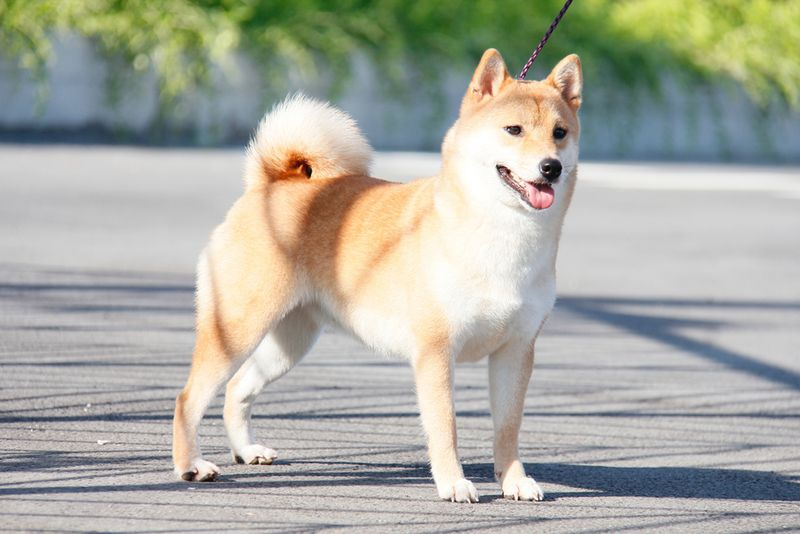
#> input picture KNN_TinhKC/anhCho.jpg, 800 x 534 px
$ python test1.py   (older library calls are emulated)
#> lines starting #> are read from the running program, lines starting #| are printed output that depends on the picture
import numpy as np
import cv2
from matplotlib import pyplot as plt

np.set_printoptions(precision=2, suppress=True)
epsilon = 1e-6

imagePath = 'anhCho.jpg'
image = cv2.imread(imagePath)
#> image is the input picture: shape (534, 800, 3); mean B, G, R 160.8, 171.9, 170.7
image = cv2.resize(image, (128, 128))
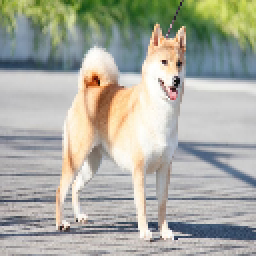
#> image: shape (128, 128, 3) (shown 2 times larger); mean B, G, R 160.7, 171.8, 170.6


np_im2 = image.copy()
gx = cv2.Sobel(np_im2, cv2.CV_32F, 1, 0, ksize=1)
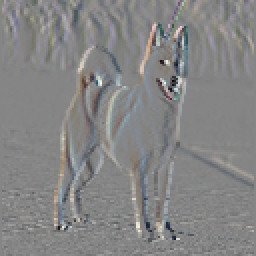
#> gx: shape (128, 128, 3) float32 (shown 2 times larger); mean B, G, R 0.1, 0.3, 0.2; drawn with min black and max white
gy = cv2.Sobel(np_im2, cv2.CV_32F, 0, 1, ksize=1)
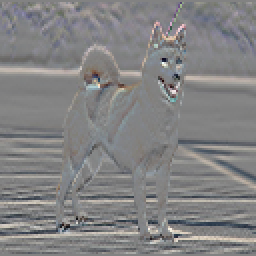
#> gy: shape (128, 128, 3) float32 (shown 2 times larger); mean B, G, R 1.8, 0.5, 1; drawn with min black and max white

mag, angle = cv2.cartToPolar(gx, gy, angleInDegrees=True)
mag = mag.astype(int)
angle = angle.astype(int)
print(mag.shape)
#| (128, 128, 3)
print(angle.shape)
#| (128, 128, 3)

# [5 lines of commented-out code are left out]


maxChan = np.argmax(mag, axis=2)
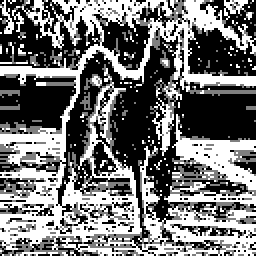
#> maxChan: shape (128, 128) int64 (shown 2 times larger); min 0, max 2, mean 0.906; drawn with min black and max white
maxmag = np.zeros(maxChan.shape)
for r in range(maxChan.shape[0]):
    for c in range(maxChan.shape[1]):
        maxmag[r, c] = mag[r, c, maxChan[r, c]]
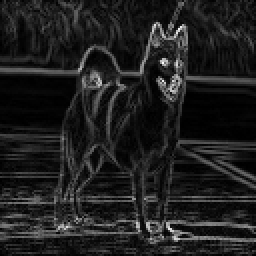
#> maxmag: shape (128, 128) float64 (shown 2 times larger); min 0, max 285, mean 34.9; drawn with min black and max white
print(maxmag.shape)
#| (128, 128)
# plt.figure(figsize=(12, 10))
# plt.imshow(maxmag)
# plt.show()

maxangle = np.zeros(maxChan.shape)
for r in range(maxChan.shape[0]):
    for c in range(maxChan.shape[1]):
        maxangle[r, c] = angle[r, c, maxChan[r, c]]
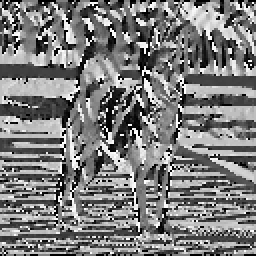
#> maxangle: shape (128, 128) float64 (shown 2 times larger); min 0, max 359, mean 175; drawn with min black and max white
print(maxangle.shape)
#| (128, 128)


def anglemapper(x):
    if x >= 180:
        return x - 180
    else:
        return x


def createHist(AngArray, MagArray, BS=20, BINS=9):
    hist = np.zeros(BINS)
    for r in range(AngArray.shape[0]):
        for c in range(AngArray.shape[1]):
            # print(AngArray[r,c])
            binel, rem = np.divmod(AngArray[r, c], BS)
            weightR = rem * 1.0 / BS
            weightL = 1 - weightR
            deltaR = MagArray[r, c] * weightR
            deltaL = MagArray[r, c] * weightL
            binL = int(binel)
            binR = np.mod(binL + 1, BINS)
            hist[binL] += deltaL
            hist[binR] += deltaR
    return hist


vfunc = np.vectorize(anglemapper)
mappedAngles = (vfunc(maxangle))
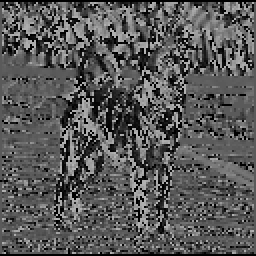
#> mappedAngles: shape (128, 128) float64 (shown 2 times larger); min 0, max 179, mean 87

spotHist = createHist(mappedAngles, maxmag)
#> after the loop in createHist, `for r in range(AngArray.shape[0]):`: hist = [76015.2, 53203, 41043.6, 36605.4, 110976.4, 115284.1, 47738.8, 38805, 51673.4]
#> spotHist has the same summary as hist in createHist
print(spotHist)
#| [ 76015.2   53203.05  41043.65  36605.35 110976.4  115284.1   47738.85
#|   38804.95  51673.45]
# [7 lines of commented-out code are left out]
H, W = image.shape[:2]
#> H = 128; W = 128

# Kích thước của một cell và một block
cell_size = 8
block_size = 2

# Số lượng cell trên mỗi hàng và cột
num_cells_y = ((H - (cell_size * block_size)) // cell_size) + 1
#> num_cells_y = 15
num_cells_x = ((W - (cell_size * block_size)) // cell_size) + 1
#> num_cells_x = 15

# Khởi tạo histogram rỗng cho toàn bộ ảnh
hist_image = []

# Lặp qua từng block trên ảnh
for y in range(0, num_cells_y):
    for x in range(0, num_cells_x):
        # Khởi tạo histogram rỗng cho block hiện tại
        hist_block = []

        # Lặp qua từng cell trong block
        for j in range(block_size):
            for i in range(block_size):
                # Tính toán vị trí của cell hiện tại
                cell_y = y + j
                cell_x = x + i

                # Tính toán vị trí pixel tương ứng trên ảnh
                pixel_y = cell_y * cell_size
                pixel_x = cell_x * cell_size

                # Tính histogram cho cell hiện tại và thêm vào histogram của block
                spotAngles = mappedAngles[pixel_y:pixel_y + cell_size, pixel_x:pixel_x + cell_size]
                spotMag = maxmag[pixel_y:pixel_y + cell_size, pixel_x:pixel_x + cell_size]
                hist_cell = createHist(spotAngles, spotMag)
                hist_block.extend(hist_cell)

        # Chuẩn hóa histogram của block và thêm vào histogram của ảnh
        l2norm = np.sqrt(np.sum(np.array(hist_block) ** 2))
        hist_block_normed = hist_block / (l2norm + epsilon)
        hist_image.extend(hist_block_normed)

# Bây giờ, hist_image chứa histogram chuẩn hóa của toàn bộ ảnh
print(len(hist_image))
#| 8100

$ run again, with KNN_TinhKC/anhMeo.jpg copied over KNN_TinhKC/anhCho.jpg
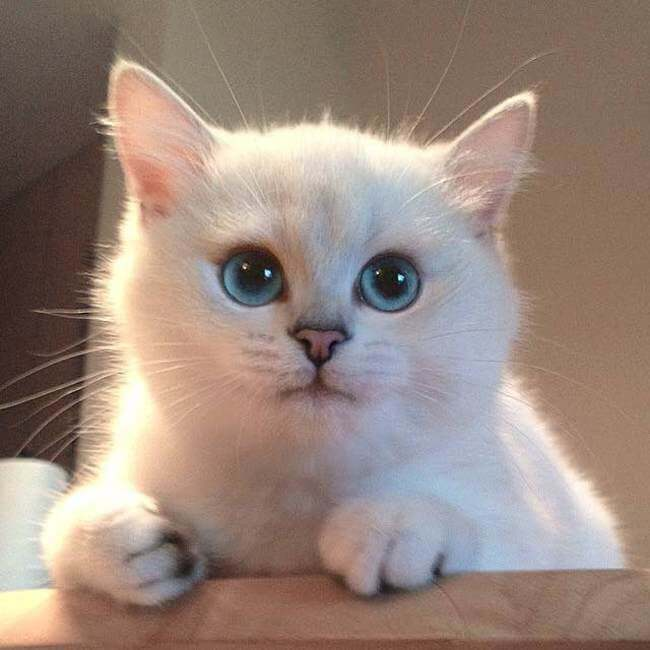
#> input picture KNN_TinhKC/anhMeo.jpg, 650 x 650 px
#> image is the input picture: shape (650, 650, 3); mean B, G, R 125.6, 135.5, 154.3
#> image: shape (128, 128, 3)
#| (128, 128, 3)
#| (128, 128, 3)
#| (128, 128)
#> after the loop `for r in range(maxChan.shape[0]):`:
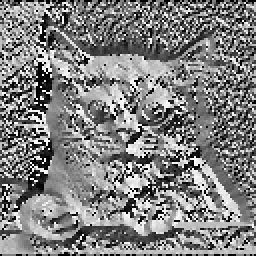
#> maxangle: shape (128, 128) float64 (shown 2 times larger); min 0, max 359, mean 180.6; drawn with min black and max white
#| (128, 128)
#> `mappedAngles = (vfunc(maxangle))`:
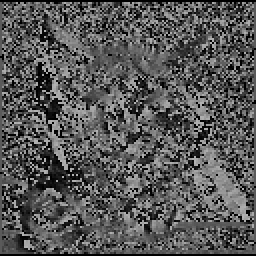
#> mappedAngles: shape (128, 128) float64 (shown 2 times larger); min 0, max 179, mean 86
#> after the loop in createHist, `for r in range(AngArray.shape[0]):`: hist = [44891.9, 35107.3, 32537, 31026.6, 44253.9, 42724.3, 34576.8, 38406.2, 37442]
#> spotHist has the same summary as hist in createHist
#| [44891.9  35107.25 32537.   31026.65 44253.9  42724.3  34576.8  38406.2
#|  37442.  ]
#| 8100

$ run again, with KNN_TinhKC/anhTest.jpg copied over KNN_TinhKC/anhCho.jpg
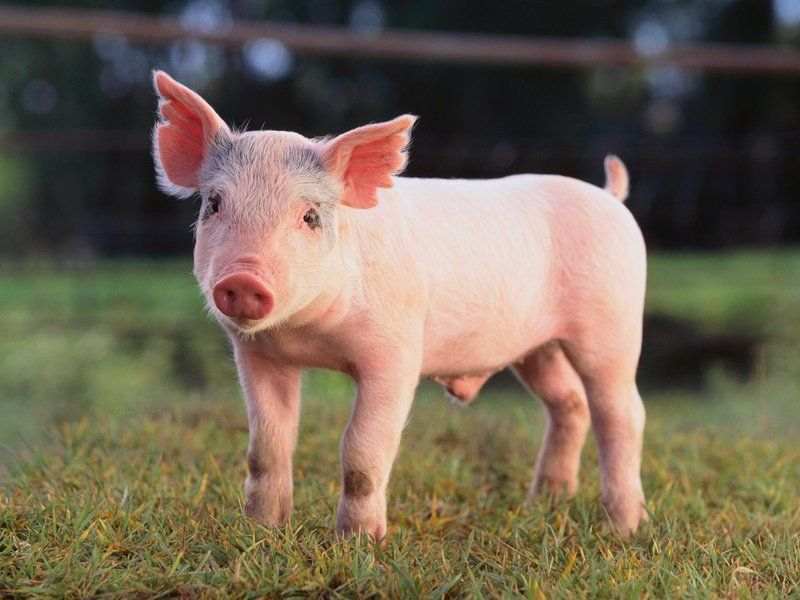
#> input picture KNN_TinhKC/anhTest.jpg, 800 x 600 px
#> image is the input picture: shape (600, 800, 3); mean B, G, R 84.4, 102, 115.1
#> image: shape (128, 128, 3)
#| (128, 128, 3)
#| (128, 128, 3)
#| (128, 128)
#> after the loop `for r in range(maxChan.shape[0]):`:
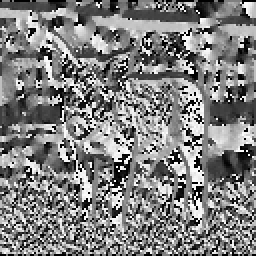
#> maxangle: shape (128, 128) float64 (shown 2 times larger); min 0, max 359, mean 180.1; drawn with min black and max white
#| (128, 128)
#> `mappedAngles = (vfunc(maxangle))`:
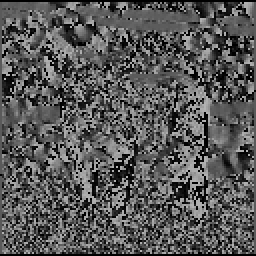
#> mappedAngles: shape (128, 128) float64 (shown 2 times larger); min 0, max 179, mean 86.6
#> after the loop in createHist, `for r in range(AngArray.shape[0]):`: hist = [95875.2, 58331.8, 42619.9, 39115, 57697.3, 62096.1, 42579.9, 54298.1, 65294.7]
#> spotHist has the same summary as hist in createHist
#| [95875.2  58331.75 42619.9  39115.   57697.25 62096.1  42579.95 54298.1
#|  65294.75]
#| 8100
